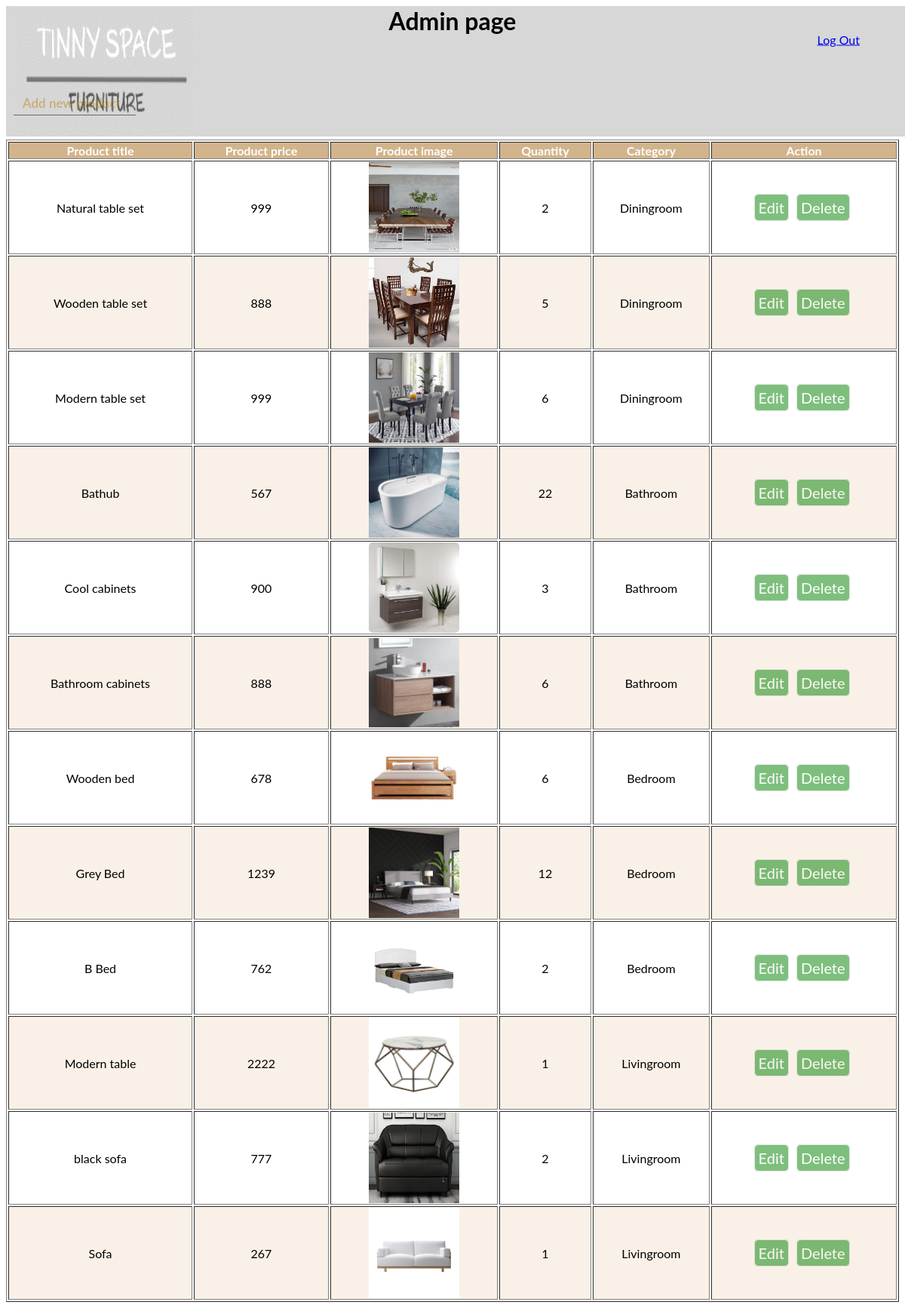
The app's page /php/admin/adminIndex.php (signed in) with its own data.
### tables this page shows
CREATE TABLE IF NOT EXISTS `products` (
  `id` int(4) NOT NULL AUTO_INCREMENT,
  `title` varchar(225) NOT NULL,
  `price` int(100) NOT NULL,
  `img` longblob NOT NULL,
  `category` varchar(26) NOT NULL DEFAULT 'livingroom',
  `posted` date DEFAULT NULL,
  `extension` varchar(26) NOT NULL DEFAULT 'jpg',
  `quantity` int(4) NOT NULL DEFAULT '1',
  PRIMARY KEY (`id`)
);

### php/admin/adminIndex.php (the view, shortened to what this page needs)
<?php
include_once("../config.php");
$result = mysqli_query($conn,"SELECT * FROM products ORDER BY id DESC");
?>
<html>
<head>
<link rel="stylesheet" href="../../css/adminPage.css">
</head>
<body>
<div class="panels-container">
            <img src="../../img/Icon.png" class = "icon" alt="" style="top:0px;" />
</div>
<header class='admin-header'>
	<h1>Admin page</h1>
</header>
<br><br>
<nav class="add-class-container">
	<a href="adminAdd.php" class="add-class">Add new product</a>
	<a href = "logoutAdmin.php" class='log-out'>Log Out </a>
</nav>
<br><br>
	<div class="table-box">
		<table width="100%"  border="1" class="index-table-content">
			<tr class="header-row">
				<th>Product title</th><th>Product price</th><th>Product image</th><th>Quantity</th><th>Category</th><th>Action</th>
			</tr>
			<?php
			while($row = mysqli_fetch_array($result)){
				echo "<tr class='data-row'>";
				echo "<td>". $row['title']."</td>";
				echo "<td>". $row['price']."</td>";?>
				<td><img src="uploads/<?=$row['img']?>"></td>
			<?php
				echo "<td>". $row['quantity']."</td>";
				echo "<td>". $row['category']."</td>";
				echo "<td><a href='adminEdit.php?id=$row[id]'>Edit</a>  <a href='adminDelete.php?id=$row[id]' onclick='return confirmationMsg()'>Delete</a></td></tr>";
			}?>
		</table>
	</div>
</body>
</html>

### css/adminPage.css (style rules this page uses)
* { font-family: 'Lato', sans-serif; }
nav .log-out { display: flex; position: absolute; right: 5vw; top: 3%; transform: translateY(-50%); }
.admin-header { text-align:center; }
.panels-container { background-color : #D7D7D7; position: absolute; height: 10%; width: 100%; z-index: -1; }
.icon { position : absolute; top : -20px; left : 10px; width: 20%; height: 100%; }
.add-class-container { margin-top:20px; }
.add-class { font-size: 17px; font-weight: 600; color: darkgoldenrod; padding: 12px; opacity: 0.5; transition: 1s; text-decoration: none; border-bottom: .1px solid black; margin-top: 200px; padding-bottom:5px; padding-right: 20px; margin-left:10px; text-align:center; }
.index-table-content a { font-size: 20px; text-decoration: none; border:1px solid lightgrey; border-radius: 6px; padding: 5px; background-color: green; opacity: 0.5; color:white; margin-right: 6px; transition: 0.5s; }
.index-table-content .header-row { background-color:#D2B48C; color: white; }
.data-row:nth-child(even) { background-color: white; }
.data-row:nth-child(odd) { background-color: rgb(222,184,135,0.2); }

### php/admin/adminIndex.php (style rules this page uses)
img { height: 100%; width: 100%; width: 120px; height: 120px; object-fit: fill; }
table, td, th { align-items: center; text-align: center; }

### records on screen
products: title "Natural table set", price "999", img (picture), quantity "2", category "Diningroom"
products: title "Wooden table set", price "888", img (picture), quantity "5", category "Diningroom"
products: title "Modern table set", price "999", img (picture), quantity "6", category "Diningroom"
products: title "Bathub", price "567", img (picture), quantity "22", category "Bathroom"
products: title "Cool cabinets", price "900", img (picture), quantity "3", category "Bathroom"
products: title "Bathroom cabinets", price "888", img (picture), quantity "6", category "Bathroom"
products: title "Wooden bed", price "678", img (picture), quantity "6", category "Bedroom"
products: title "Grey Bed", price "1239", img (picture), quantity "12", category "Bedroom"
products: title "B Bed", price "762", img (picture), quantity "2", category "Bedroom"
products: title "Modern table", price "2222", img (picture), quantity "1", category "Livingroom"
products: title "black sofa", price "777", img (picture), quantity "2", category "Livingroom"
products: title "Sofa", price "267", img (picture), quantity "1", category "Livingroom"
